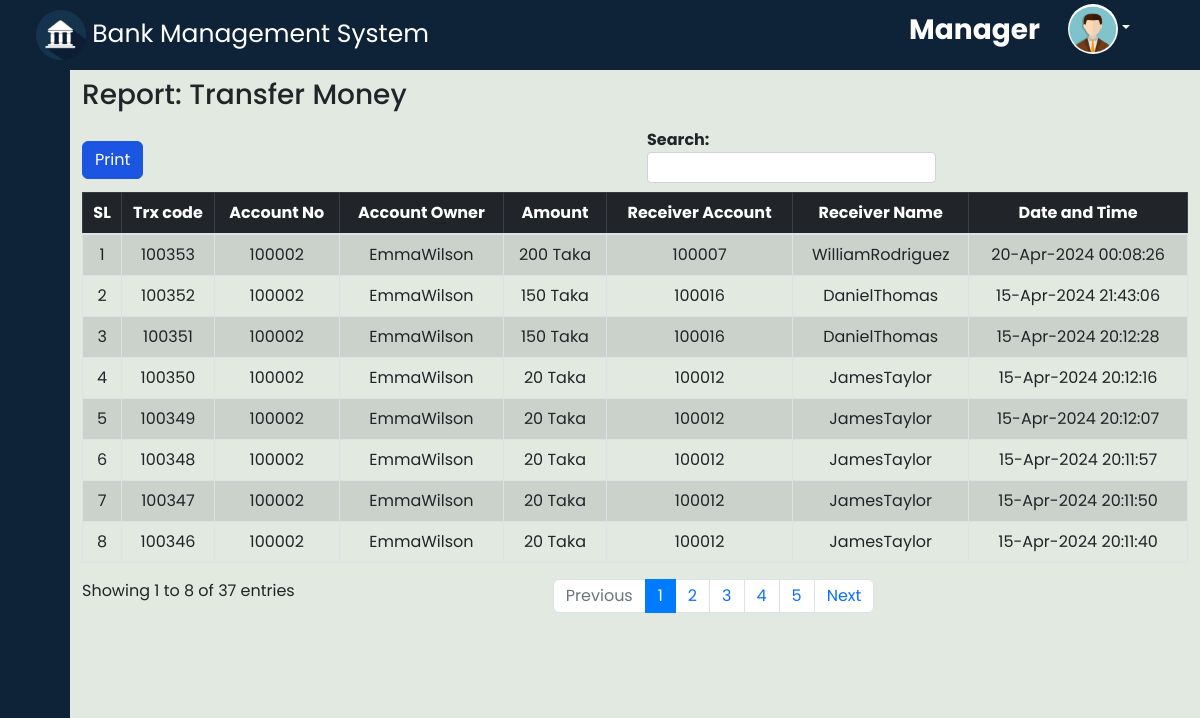
Screenshot of /manager/trxtransfer.php (signed in) with the database file from the repository.
### tables this page shows
CREATE TABLE `transfer_money` (
  `transfer_code` int(11) NOT NULL,
  `sender_id` int(11) DEFAULT NULL,
  `receiver_id` int(11) DEFAULT NULL,
  `amount` int(11) NOT NULL,
  `transfer_date_time` datetime NOT NULL
);

CREATE TABLE `account` (
  `account_no` int(11) NOT NULL,
  `customer_id` int(11) DEFAULT NULL,
  `at_code` int(11) DEFAULT NULL,
  `balance` float DEFAULT 0,
  `pin_code` int(11) DEFAULT NULL,
  `opening_date` date DEFAULT NULL,
  `closing_date` date DEFAULT NULL,
  `status` varchar(10) DEFAULT NULL,
  `debit_card_no` varchar(50) DEFAULT NULL,
  `debit_exp_date` date DEFAULT NULL,
  `cvv` int(11) DEFAULT NULL,
  `iscard` int(11) NOT NULL
);

### manager/trxtransfer.php (the view, shortened to what this page needs)
<!DOCTYPE html>
<html lang="en">
<head>
    <link rel="stylesheet" href="https://cdnjs.cloudflare.com/ajax/libs/font-awesome/6.5.1/css/all.min.css" />
    <link rel="stylesheet" href="../dist/css/adminlte.min.css">
</head>
<?php
include "../database.php";
$sl = 1;
$transfer = mysqli_query($con, "SELECT  tm.transfer_code trx,a.account_no sender_id, concat(c.first_name,c.last_name) sender_name,tm.amount amount ,aa.account_no receiver_id,concat(cc.first_name,cc.last_name) receiver_name, tm.transfer_date_time date
                                FROM transfer_money tm
                                inner join account a
                                on tm.sender_id = a.account_no
                                inner join customer c
                                on a.customer_id = c.customer_id
                                inner join account aa
                                on tm.receiver_id = aa.account_no
                                inner join customer cc
                                on aa.customer_id = cc.customer_id
                                order by transfer_date_time desc");
?>
<body>
    <div>
        <?php include "manager_header.php" ?>
    </div>
    <div class="d-flex">
        <div>
            <?php include "manager_sidebar.php" ?>
        </div>
        <div class="main">
            <div class="cnt">
                <div class="container">
                    <h3 class="mt-2 mb-3">Report: Transfer Money</h3>
                    <table id="export" class="table table-hover table-bordered table-striped text-center">
                        <thead>
                            <tr class="table-dark">
                                <th>SL</th>
                                <th>Trx code</th>
                                <th>Account No</th>
                                <th>Account Owner</th>
                                <th>Amount</th>
                                <th>Receiver Account</th>
                                <th>Receiver Name</th>
                                <th>Date and Time</th>
                            </tr>
                        </thead>
                        <tbody>
                            <?php
                            while ($row = mysqli_fetch_assoc($transfer)) {
                            ?>
                                <tr>
                                    <td><?php echo $sl;
                                        $sl = $sl + 1 ?></td>
                                    <td><?php echo $row['trx'] ?></td>
                                    <td><?php echo $row['sender_id'] ?></td>
                                    <td><?php echo $row['sender_name'] ?></td>
                                    <td><?php echo $row['amount'] . " Taka" ?></td>
                                    <td><?php echo $row['receiver_id'] ?></td>
                                    <td><?php echo $row['receiver_name'] ?></td>
                                    <td><?php
                                        $datetime = new DateTime($row['date']);
                                        $formattedDatetime = $datetime->format('d-M-Y H:i:s');
                                        echo $formattedDatetime;
                                        ?></td>
                                </tr>
                            <?php } ?>
                    </table>
                </div>
            </div>
        </div>
    </div>
</body>
</html>

### manager/trxtransfer.php (style rules this page uses)
.main { background-color: #e1e9e1; display: flex; justify-content: center; }
.cnt { width: 100%; }

### manager/manager_header.php (style rules this page uses)
* { margin: 0; padding: 0; box-sizing: border-box; font-family: 'Poppins', sans-serif; }

### manager/manager_sidebar.php (style rules this page uses)
body { font-family: 'Poppins', sans-serif; }
.main { height: 100vh; overflow: scroll; width: 100%; }

### rows the page displays
transfer_money: transfer_code "100353", account.account_no "100002", sender_name "EmmaWilson", amount "200", account.account_no "100007", receiver_name "WilliamRodriguez", transfer_date_time "20-Apr-2024 00:08:26"
transfer_money: transfer_code "100352", account.account_no "100002", sender_name "EmmaWilson", amount "150", account.account_no "100016", receiver_name "DanielThomas", transfer_date_time "15-Apr-2024 21:43:06"
transfer_money: transfer_code "100351", account.account_no "100002", sender_name "EmmaWilson", amount "150", account.account_no "100016", receiver_name "DanielThomas", transfer_date_time "15-Apr-2024 20:12:28"
transfer_money: transfer_code "100350", account.account_no "100002", sender_name "EmmaWilson", amount "20", account.account_no "100012", receiver_name "JamesTaylor", transfer_date_time "15-Apr-2024 20:12:16"
transfer_money: transfer_code "100349", account.account_no "100002", sender_name "EmmaWilson", amount "20", account.account_no "100012", receiver_name "JamesTaylor", transfer_date_time "15-Apr-2024 20:12:07"
transfer_money: transfer_code "100348", account.account_no "100002", sender_name "EmmaWilson", amount "20", account.account_no "100012", receiver_name "JamesTaylor", transfer_date_time "15-Apr-2024 20:11:57"
transfer_money: transfer_code "100347", account.account_no "100002", sender_name "EmmaWilson", amount "20", account.account_no "100012", receiver_name "JamesTaylor", transfer_date_time "15-Apr-2024 20:11:50"
transfer_money: transfer_code "100346", account.account_no "100002", sender_name "EmmaWilson", amount "20", account.account_no "100012", receiver_name "JamesTaylor", transfer_date_time "15-Apr-2024 20:11:40"
